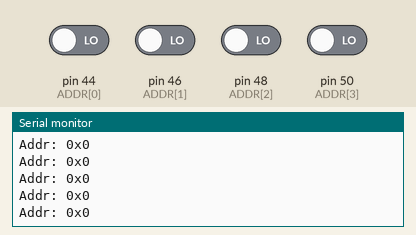
A sketch run on a simulated Arduino Mega 2560, built with avr-gcc and run on an emulated ATmega2560. Parts: the last lines printed to the serial monitor. Inputs (shaded band) come from the test bench; at power-on: pin 44 (ADDR[0]), pin 46 (ADDR[1]), pin 48 (ADDR[2]), pin 50 (ADDR[3]) LOW.

Above: at 1.5 s.
1.6 s: pin 44 (ADDR[0]) driven HIGH
At 1.81 s:
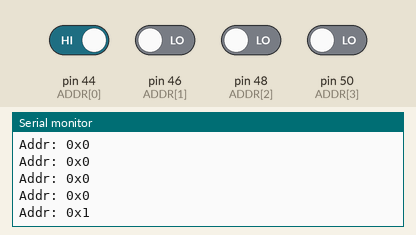
3.1 s: pin 46 (ADDR[1]) driven HIGH
At 3.31 s:
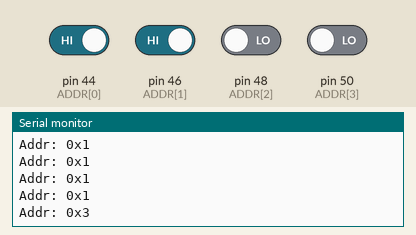
4.6 s: pin 50 (ADDR[3]) driven HIGH
At 4.81 s:
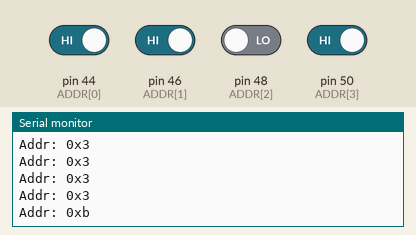
6.7 s: pin 48 (ADDR[2]) driven HIGH
At 6.91 s:
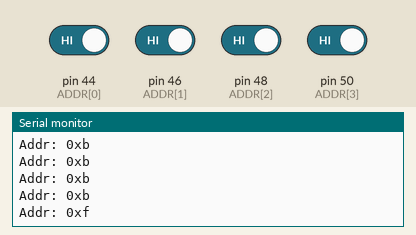
8.8 s: pin 44 (ADDR[0]) driven LOW
At 9.01 s:
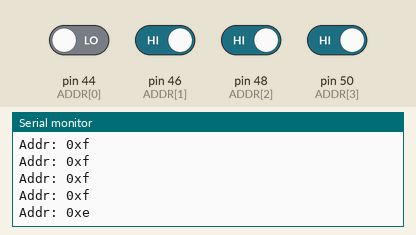
10.9 s: pin 46 (ADDR[1]) driven LOW
At 11.12 s:
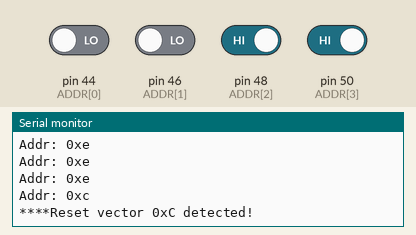
Timing chart, 0 to 13.4 s (numbered marks = the images above; inputs shaded):
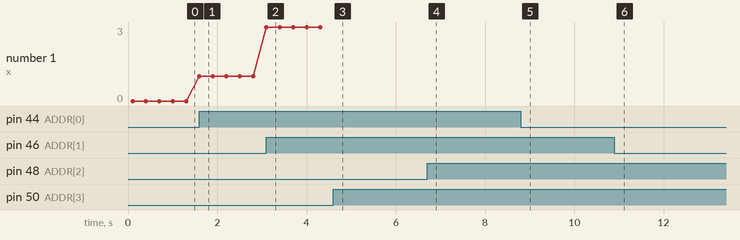

Measured:
- after the input at 1.6 s, the serial monitor: prints a new line at once (image 1)
- after the input at 3.1 s, the serial monitor: prints a new line at once (image 2)
- after the input at 4.6 s, the serial monitor: prints a new line at once (image 3)
- after the input at 6.7 s, the serial monitor: prints a new line at once (image 4)
- after the input at 8.8 s, the serial monitor: prints a new line at once (image 5)
- after the input at 10.9 s, the serial monitor: prints a new line at once (image 6)
- plotted number 1: 0 → 1 after the input at 1.6 s, 1 → 3 after the input at 3.1 s

The sketch:

6502_driver_4.ino
```cpp
/* Control pins */
#define CLOCK 2
#define READ_WRITE 4
#define RST 6
/* Should we delay the PHI2 clock? */
//#define DEL_PHI2
/* How long to delay the PHI2 clock */
#define DEL 1
/* Should debug prints be displayed? */
#define DEBUG
/* Should we slow down the clock during the reset sequence */
/* This seems to be necessary or else some garabage gets printed */
#define RST_DEL
/* How long to delay PHI2 during reset? */
#define RST_TIME 100

#ifdef DEBUG
#define debug_print Serial.write
#else
#define debug_print (void)
#endif

#ifdef DEBUG
#define debug_sprintf sprintf
#else
#define debug_sprintf (void)
#endif

#ifdef RST_DEL
#define rst_wait delay
#else
#define rst_wait (void)
#endif

#ifdef DEL_PHI2
#define phi2_wait delay
#else
#define phi2_wait (void)
#endif

/* LSB to MSB 24..36 --> D0..D7 */
const char DATA[] = {22, 24, 26, 28, 30, 32, 34, 36};
/* LSB to MSB A0..A2 --> 44..48 */
const char ADDR[] = {44, 46, 48, 50};
/* Programs can be at most 32 bytes long */
/* LDA 'h'; STA $0C; LDA 'i'; STA $0C; NOP; NOP; NOP; NOP; JMP 0xB  */
/* Write 'Hi' and loop forever */
const byte PROG[] = {0xA9, 0x48, 0x85, 0x0C, 0xA9, 0x69, 0x85, 0x0C, 0xEA, 0xEA, 0xEA, 0xEA, 0x4C, 0x0B, 0x00, 0xEA};
const char *mds[2];

void tickClock(int count){
  while(count--){
    digitalWrite(CLOCK, HIGH);
    digitalWrite(CLOCK, LOW);
  }
}

void set_input(){
  for(int i = 0; i < 8; i++){
    pinMode(DATA[i], INPUT);
  }
}

void set_output(){
  for(int i = 0; i < 8; i++){
    pinMode(DATA[i], OUTPUT);
  }
}

void db_write(char dat){
  set_output();
  for(int i = 0; i < 8; i++){
    digitalWrite(DATA[i], (dat >> i) & 1);
  }
}

char db_read(){
  byte out_byte = 0x00;
  set_input();
  for(int i = 0; i < 8; i++){
    out_byte += digitalRead(DATA[i]) << i;
    debug_print(digitalRead(DATA[i]));
  }
  return out_byte;
}


char ad_read(){
  byte out_byte = 0x00;
  set_input();
  for(int i = 0; i < 4; i++){
    out_byte += digitalRead(ADDR[i]) << i;
  }
  return out_byte;
}

void setup() {
  // put your setup code here, to run once:
  randomSeed(analogRead(0));
  /* Start the serial port so we can see what is going on */
  Serial.begin(57600);
  //delay(2000);
  /* Set up RW modes table for serial printing */
  mds[0] = "Write";
  mds[1] = "Read";
  /* We will start out using data as output */
  for(int i = 0; i < 8; i++){
    pinMode(DATA[i], OUTPUT);
  }
  /* Address pins will ALWAYS be input */
  for(int i = 0; i < 3; i++){
    pinMode(ADDR[i], INPUT);
  }
  /* Set mode of control pins */
  pinMode(CLOCK, OUTPUT);
  pinMode(RST, OUTPUT);
  pinMode(READ_WRITE, INPUT);
  int count = 1000;
  byte old_vec = 0x7; /* To make sure we are getting 0xC and 0xD in order */
  set_output();
  db_write(0x00); /* Write this for now, until we get a reset vector */
  Serial.write("\n***Waiting for reset***\n");
  while(1){
    digitalWrite(CLOCK, LOW);
    rst_wait(RST_TIME);
    char buf[64];
    byte ad = ad_read();
    debug_sprintf(buf, "Addr: 0x%x\n",ad);
    debug_print(buf);
    if(ad == 0xC){
      debug_print("****Reset vector 0xC detected!\n");
      db_write(0x00);
    }
    if(ad == 0xD && old_vec == 0xC){
      debug_print("****Reset vector 0xD detected!\n");
      db_write(0xF1);
      break;
    }
    old_vec = ad;
    rst_wait(RST_TIME);
    //db_write(0x00);
    digitalWrite(CLOCK, HIGH);
    rst_wait(RST_TIME);
  }
  rst_wait(RST_TIME);
  digitalWrite(CLOCK, HIGH);
  rst_wait(RST_TIME);
  Serial.write("***Reset OK***\n");
}

void loop() {
  debug_print("****In main loop!\n");
  phi2_wait(DEL);
  digitalWrite(CLOCK, LOW);
  /* Pni2 is low */
  char buf[64];
  byte rw = 0x0;
  byte ad = 0x0;
  rw = digitalRead(READ_WRITE);
  ad = ad_read();
  byte instr = PROG[ad];
  debug_sprintf(buf, "RW: %d, Ad: 0x%x, next instr: 0x%x\n",rw,ad,instr);
  set_output();
  if(rw == 1){
    db_write(instr);
  }
  if(rw == 0){
    set_input();
  }
  phi2_wait(DEL);
  digitalWrite(CLOCK, HIGH);
  /* Phi2 is high (CPU does mem access), so let's check the data bus */
  debug_print(buf);
  if(rw == 0){
    byte w_byte = 0x00;
    debug_print("****6502 writing...\n");
    w_byte = db_read();
    debug_sprintf(buf, "W: 0x%x\n", w_byte);
    debug_print(buf);
    /* Only print if 6502 wrote to memory mapped location */
    if(ad == 0xC){
     sprintf(buf, "%c", w_byte);
     Serial.write(buf);
    }
  }
}
```
